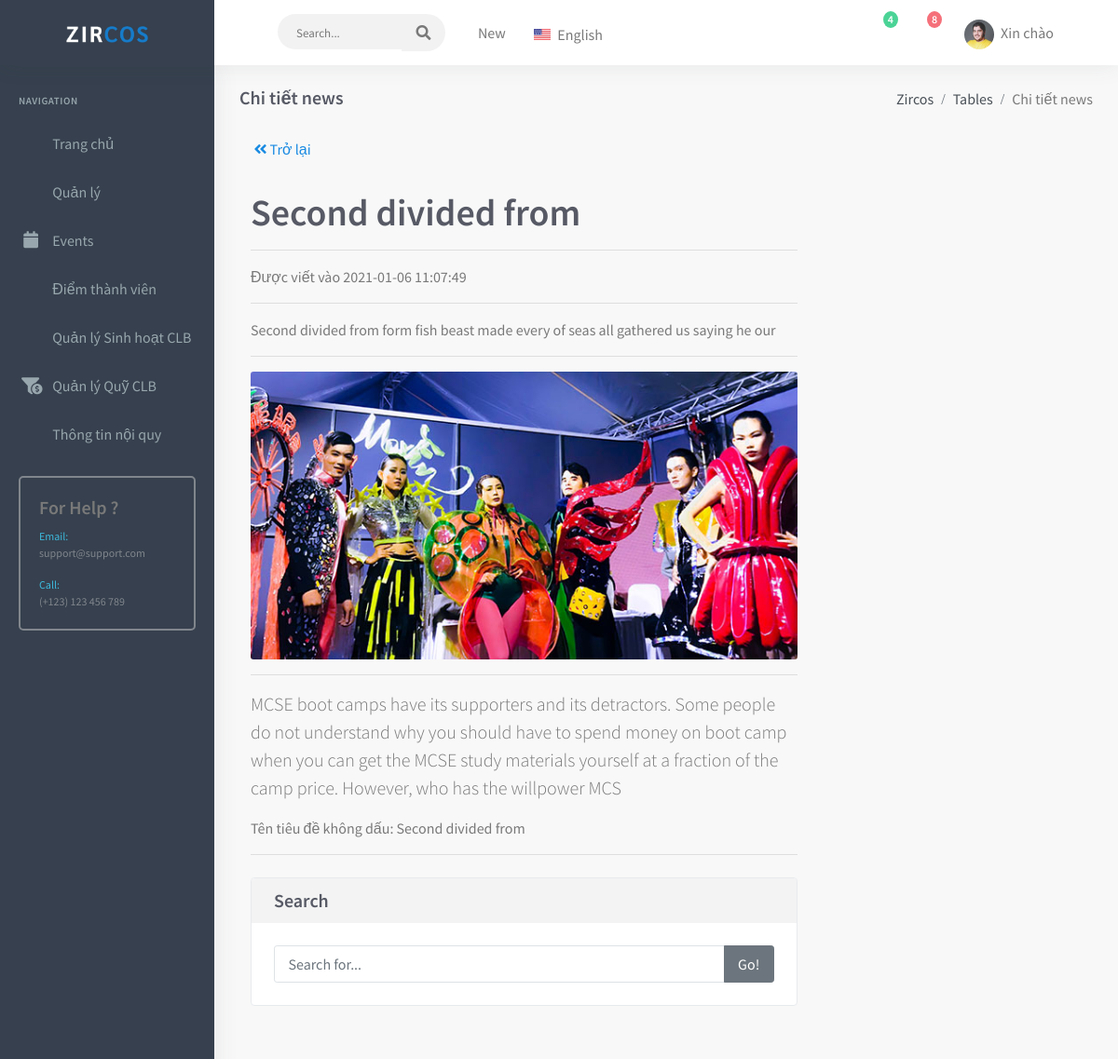
Page /quanlycaulacbosinhvien-master/admin/newsDetail.php?news_id=1 (signed in) on the committed database.
### tables this page shows
CREATE TABLE `tbl_news` (
  `news_id` int(11) NOT NULL,
  `nameNews` text NOT NULL,
  `short_content` text NOT NULL,
  `newCreate_at` timestamp NOT NULL DEFAULT current_timestamp() ON UPDATE current_timestamp(),
  `img` varchar(255) NOT NULL,
  `newsContens` text NOT NULL,
  `tieude` text NOT NULL,
  `updated_at` timestamp NULL DEFAULT NULL
);

### quanlycaulacbosinhvien-master/lib/database.php (called while the page is built, shortened)
<?php
  Class Database{
    public $host   = DB_HOST;
    public $user   = DB_USER;
    public $pass   = DB_PASS;
    public $dbname = DB_NAME;
    public $link;
  public function connectDB(){
    $this->link = new mysqli($this->host, $this->user, $this->pass,
      $this->dbname);
  }
  public function select($query){
    $result = $this->link->query($query) or
    die($this->link->error.__LINE__);
    if($result->num_rows > 0){
      return $result->fetch_all();
    }else{
      return false;
    }
  }
  }

### quanlycaulacbosinhvien-master/models/NewsModel.php (called while the page is built, shortened)
<?php
include_once '../lib/database.php';
class NewsModel
{
    private $db;
    public function __construct()
    {
        $this->db = new Database();
    }
    public function show_news_byId($id)
    {
        $query = "SELECT `news_id`, `nameNews`, `short_content`, `newCreate_at`, `img`, `newsContens`, `tieude` FROM `tbl_news` WHERE `news_id` = $id";
        $result = $this->db->select($query);
        return $result;
    }
}

### quanlycaulacbosinhvien-master/admin/NewsDetail.php (the view, shortened to what this page needs)
<?php include './inc/header.php'; ?>
<?php include './inc/leftsidemenu.php'; ?>
<?php include '../models/newsModel.php'; ?>
<?php
$news = new newsModel();
$news_id = null;
if (isset($_GET['news_id'])) {
    $news_id = $_GET['news_id'];
}
$result = $news->show_news_byId($news_id);
?>
<div class="content-page">
    <div class="content">
        <div class="container-fluid">
            <div class="row">
                <div class="col-12">
                    <div class="page-title-box">
                        <div class="page-title-right">
                            <ol class="breadcrumb m-0">
                                <li class="breadcrumb-item"><a href="javascript: void(0);">Zircos</a></li>
                                <li class="breadcrumb-item"><a href="javascript: void(0);">Tables</a></li>
                                <li class="breadcrumb-item active">Chi tiết news</li>
                            </ol>
                        </div>
                        <h4 class="page-title">Chi tiết news</h4>
                            <button type="button" class="btn btn-link" onclick="history.back()"> <i class="fas fa-angle-double-left"></i> Trở lại</button>
                    </div>
                </div>
            </div>
            <div class="container">
                <div class="row">
                    <div class="col-lg-8">
                        <h1 class="mt-4"><?php echo $result[0][6] ?></h1>
                        <hr>
                        <p>Được viết vào <?php echo $result[0][3] ?></p>
                        <hr>
                        <p class="lead"><?php echo $result[0][2] ?></p>
                        <hr>
                        <img class="img-fluid rounded" src="../uploads/<?php echo $result[0][4] ?>" alt="">
                        <hr>
                        <p class="lead"><?php echo $result[0][5] ?></p>
                         <p> Tên tiêu đề không dấu:  <?php echo $result[0][1] ?></p>
                        <hr>
                        <div class="card my-4">
                            <h5 class="card-header">Search</h5>
                            <div class="card-body">
                                <div class="input-group">
                                    <input type="text" class="form-control" placeholder="Search for...">
                                    <span class="input-group-append">
                                        <button class="btn btn-secondary" type="button">Go!</button>
                                    </span>
                                </div>
                            </div>
                        </div>
                    </div>
                    <div class="col-md-4">
                    </div>
                </div>
            </div>
        </div>
    </div>
</div>
<?php include './inc/footer.php'; ?>

### rows in the picture
tbl_news: tieude "Second divided from", newCreate_at "2021-01-06 11:07:49", short_content "Second divided from form fish beast made every of seas all gathered us saying he our", img (picture), newsContens "MCSE boot camps have its supporters and its detractors. Some people do not understand why you should have to spend money on boot camp when you can get the MCSE study materials yourself at a fraction of the camp price. However, who has the willpower MCS", nameNews "Second divided from"
